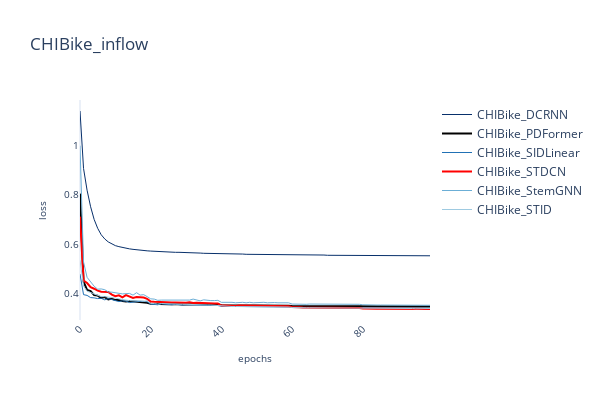
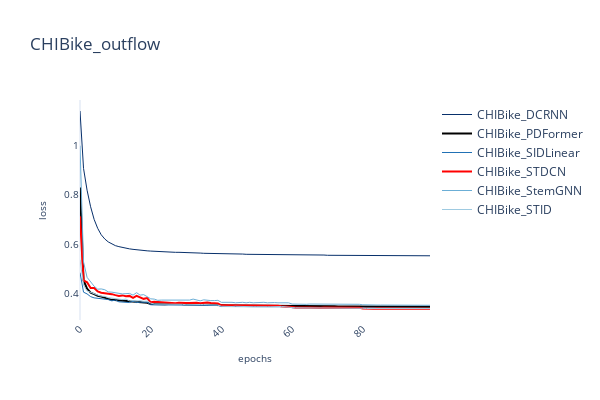
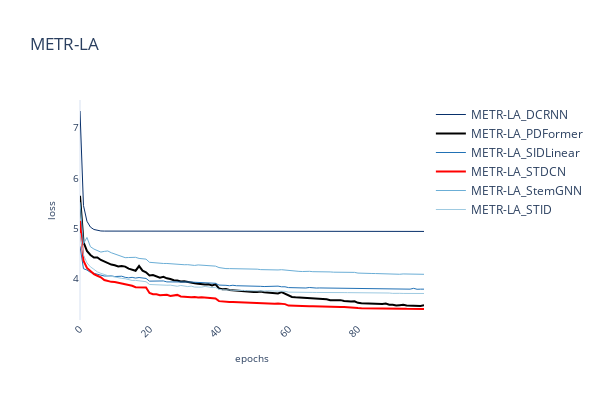
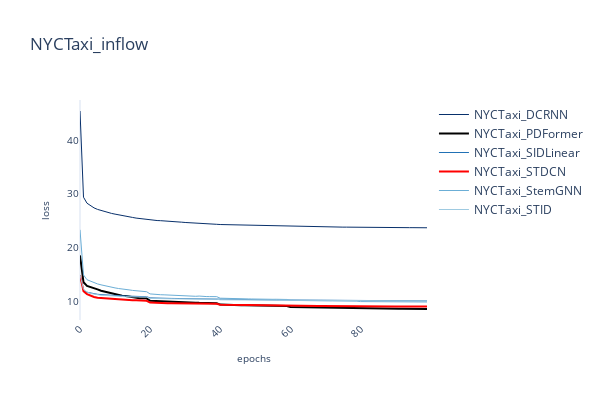

Write notebook code for charts like these, in order.
### Code cell
df = plot_train_loss("result")
df
